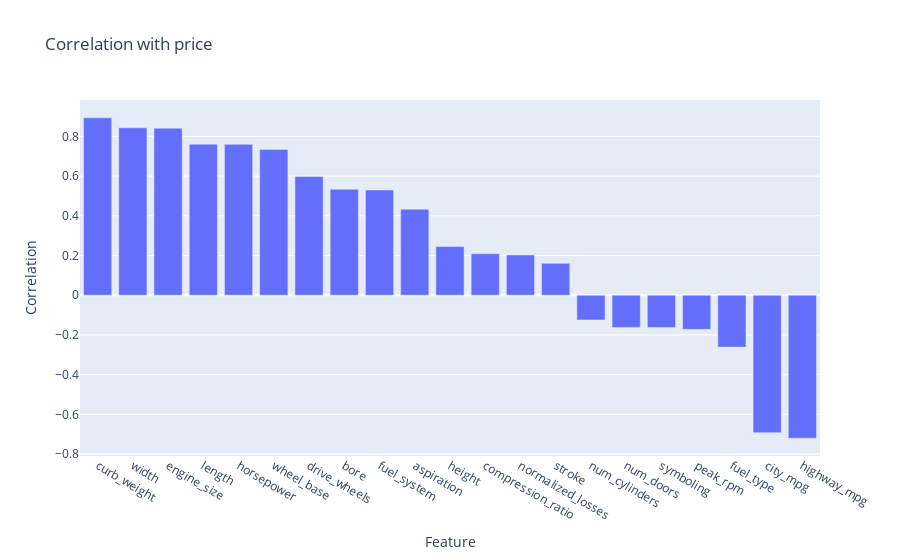

Notebook cell for this chart:
### Markdown cell above
## Selección de atributos

### Code cell
# Calcular la correlación entre las características y el precio
correlation_matrix = X.corrwith(y).sort_values(ascending=False)
correlation_matrix = pd.DataFrame(correlation_matrix).reset_index()
correlation_matrix.columns = ['feature', 'correlation']

# Filtrar características con correlación significativa
correlation_matrix = correlation_matrix[correlation_matrix['correlation'].abs() > 0.1]
correlation_matrix = correlation_matrix.sort_values(by='correlation', ascending=False)

fig = px.bar(correlation_matrix, x='feature', y='correlation', title='Correlation with price')
fig.update_layout(xaxis_title='Feature', yaxis_title='Correlation')
fig.show()

# Seleccionar las 10 características más correlacionadas
selected_features = correlation_matrix.head(5)['feature'].tolist()
print("Top 10 features:", selected_features)

### Figure 1 — Plotly figure (JSON) as saved in the notebook; plotly's stock layout.template omitted (floating-point values rounded to 4 significant figures)
{"data": [{"hovertemplate": "feature=%{x}<br>correlation=%{y}<extra></extra>", "legendgroup": "", "marker": {"color": "#636efa", "pattern": {"shape": ""}}, "name": "", "orientation": "v", "showlegend": false, "textposition": "auto", "type": "bar", "x": ["curb_weight", "width", "engine_size", "length", "horsepower", "wheel_base", "drive_wheels", "bore", "fuel_system", "aspiration", "height", "compression_ratio", "normalized_losses", "stroke", "num_cylinders", "num_doors", "symboling", "peak_rpm", "fuel_type", "city_mpg", "highway_mpg"], "xaxis": "x", "y": [0.8936, 0.8434, 0.8415, 0.761, 0.7599, 0.7344, 0.5976, 0.5339, 0.5302, 0.4332, 0.2448, 0.2094, 0.2028, 0.1607, -0.1246, -0.1622, -0.1628, -0.1719, -0.2613, -0.6923, -0.7201], "yaxis": "y"}], "layout": {"barmode": "relative", "legend": {"tracegroupgap": 0}, "title": {"text": "Correlation with price"}, "xaxis": {"anchor": "y", "domain": [0, 1], "title": {"text": "Feature"}}, "yaxis": {"anchor": "x", "domain": [0, 1], "title": {"text": "Correlation"}}}}
